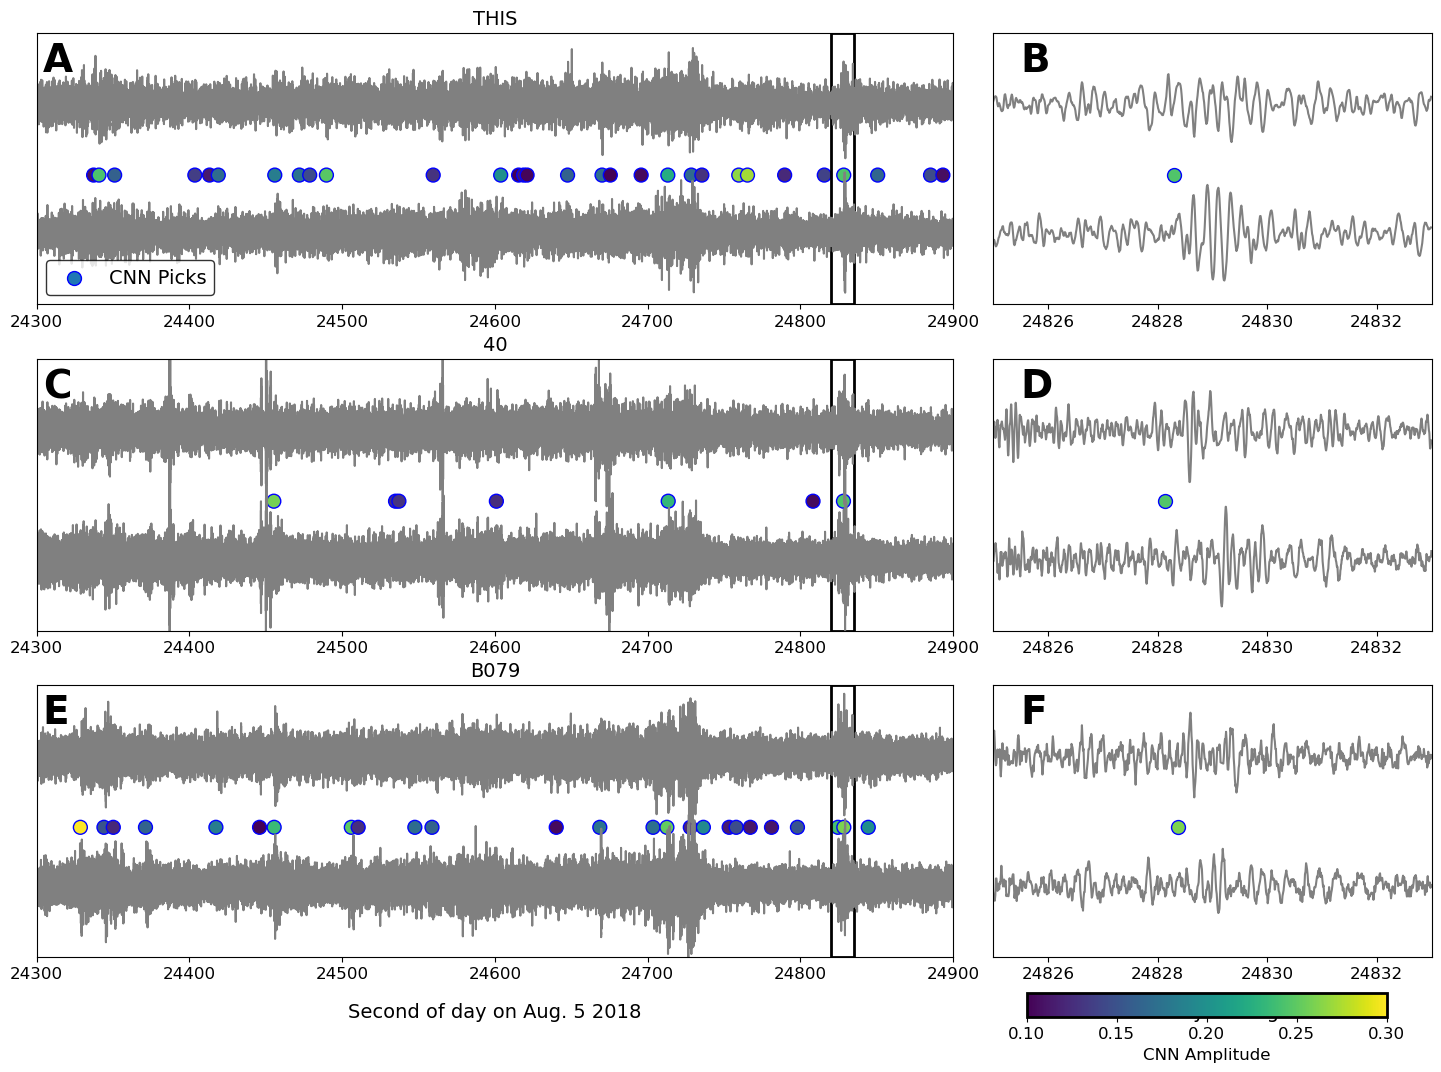

The script that saved this image:
#!/usr/bin/env python3
# -*- coding: utf-8 -*-
"""
Created on Fri Feb 12 12:54:13 2021

Makes figure 4 from Thomas et al. 2021

@author: amt
"""

import pickle
import matplotlib.pyplot as plt
import numpy as np
from obspy import read
from obspy.core import Stream
import matplotlib.patches as patches


# SET THESE PARAMETERS HOW YOU WISH
drop=0 # drop layer, 1 if you want to include, 0 if not
large=0.5 # model size (can be 0.5, 1, 2)
std=0.2 # how wide do you want the gaussian STD to be in seconds?

# LEAVE THESE
day=5 # August 5th is the day
thresh=0.1 # decision threshold

fig = plt.figure(constrained_layout=True,figsize=(18,12))
gs = fig.add_gridspec(3, 6)   

# make plots
label='ABCDEFGHIJ'
fac=10
# load data
for jj, sta in enumerate(['THIS','40','B079']): #,'B901']):

    # load picks
    file='picks-'+str(drop)+'-'+str(large)+'-'+str(std)+'_'+sta+'-'+str(2018)+'-'+str(8).zfill(2)+'-'+str(day).zfill(2)+'.pkl'
    picks=pickle.load( open(file, "rb" ) )
    
    # load data
    st=Stream()
    if sta=='40':
        st=read("/Users/amt/Documents/parkfield_nodal_deployment/data/1B.40..DP2.2018-08-0"+str(day)+"-00-00-00.ms")
        st+=read("/Users/amt/Documents/parkfield_nodal_deployment/data/1B.40..DP1.2018-08-0"+str(day)+"-00-00-00.ms")
    elif sta=='B079' or sta=='B901':
        st=read("/Users/amt/Documents/parkfield_nodal_deployment/data/2018-08-0"+str(day)+".PB."+sta+".EH1.ms")
        st+=read("/Users/amt/Documents/parkfield_nodal_deployment/data/2018-08-0"+str(day)+".PB."+sta+".EH2.ms")
    else:
        st=read("/Users/amt/Documents/parkfield_nodal_deployment/data/2018-08-0"+str(day)+".BK."+sta+".HHE.ms")
        st+=read("/Users/amt/Documents/parkfield_nodal_deployment/data/2018-08-0"+str(day)+".BK."+sta+".HHN.ms")

    st.filter("highpass", freq=1.0, zerophase=True) 
    t=np.arange(st[0].stats.npts)*st[0].stats.delta
    data1=st[0].data
    data2=st[1].data
    
    ax0=fig.add_subplot(gs[jj, 0:4])
    srange=24300,24900 
    picks_small=picks[(picks[:,0]>srange[0]) & (picks[:,0]<=srange[1])]
    inds=np.where((t>=srange[0]) & (t<srange[1]))[0]
    ax0.plot(t[inds],data1[inds]/(fac*np.median(np.abs(data1[inds])))+1,color=(0.5,0.5,0.5))
    ax0.plot(t[inds],data2[inds]/(fac*np.median(np.abs(data2[inds])))-1,color=(0.5,0.5,0.5))
    cx1=ax0.scatter(picks_small[:,0],-0.1*np.ones(len(picks_small)),c=picks_small[:,1],s=100,vmin=0.1,vmax=0.3,cmap='viridis',label='CNN Picks',edgecolors='b')
    ax0.set_xlim((srange))
    ax0.set_ylim((-2.1,2.1))
    ax0.set_yticks([])
    if jj==0:
        legend=ax0.legend(loc="lower left",fontsize=14)
        frame = legend.get_frame()
        frame.set_facecolor('white')
        frame.set_edgecolor('black')
    ax0.tick_params(axis="x", labelsize=12)
    ax0.set_title(sta,fontsize=14)
    ax0.text(srange[0]+4,1.5,label[int(2*jj)],fontsize=28,fontweight='bold')
    
    # Create a Rectangle patch
    rect = patches.Rectangle((24825,-2.1), 8, 4.2, linewidth=2, edgecolor='k', facecolor='none')
    
    # Add the patch to the Axes
    ax0.add_patch(rect)
    
    #-------- PANEL C
    
    ax2=fig.add_subplot(gs[jj, 4:])
    sranges=24825,24833
    # bpinds=np.where((bpt>=srange[0]) & (bpt<=srange[1]))[0]
    picks_small=picks[(picks[:,0]>sranges[0]) & (picks[:,0]<=sranges[1])]
    #atinds=np.where((arrival_time_small[:,0]>=srange[0]) & (arrival_time_small[:,0]<=srange[1]))[0]
    inds=np.where((t>=sranges[0]) & (t<sranges[1]))[0]
    ax2.plot(t[inds],data1[inds]/(fac*np.median(np.abs(data1[inds])))+1,color=(0.5,0.5,0.5))
    ax2.plot(t[inds],data2[inds]/(fac*np.median(np.abs(data2[inds])))-1,color=(0.5,0.5,0.5))
    ax2.scatter(picks_small[:,0],-0.1*np.ones(len(picks_small)),c=picks_small[:,1],s=100,vmin=0.1,vmax=0.3,cmap='viridis',label='CNN Picks',edgecolors='b')
    ax2.set_xlim((sranges))
    # xticks = ax2.xaxis.get_major_ticks()
    # xticks[-1].set_visible(False)
    ax2.set_ylim((-2.1,2.1))
    ax2.set_yticks([])

    if jj==2:
        ax2.yaxis.set_major_locator(plt.NullLocator())
        ax2.set_xlabel("Second of day on Aug. 5 2018",fontsize=14,labelpad=15)
    ax2.tick_params(axis="x", labelsize=12)
    ax2.text(sranges[0]+0.5,1.5,label[int(2*jj)+1],fontsize=28,fontweight='bold')
    ax2.xaxis.set_major_locator(plt.MaxNLocator(4))

ax0.set_xlabel("Second of day on Aug. 5 2018",fontsize=14,labelpad=15)
cbaxes = fig.add_axes([0.675, 0.06, 0.2, 0.02]) 
cb = plt.colorbar(cx1, cax = cbaxes, orientation="horizontal")
cb.set_label(label='CNN Amplitude', size='large')
cb.patch.set_facecolor((0.2, 0.2, 0.2, 1.0))
cb.outline.set_linewidth(2)
cb.ax.tick_params(labelsize=12)

fig.savefig("figure4.png",bbox_inches='tight')